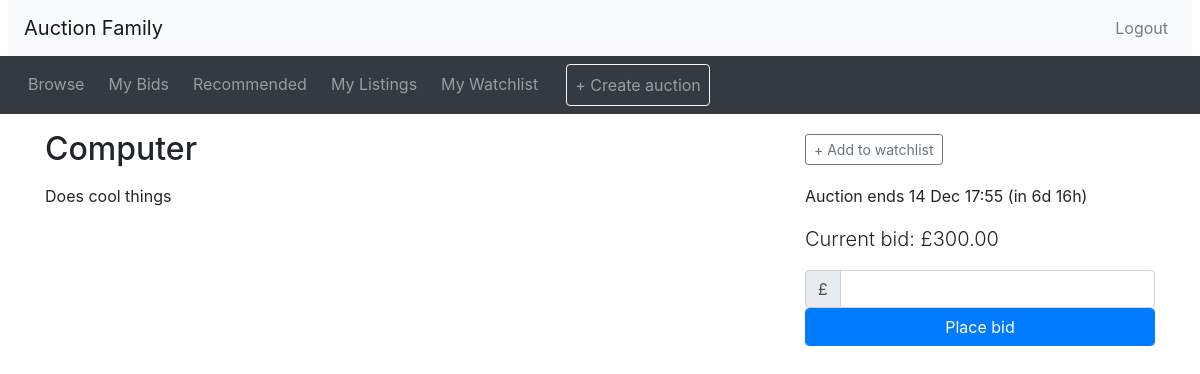
Page /listing.php?item_id=10 (signed in) on the committed database.
### tables this page shows
CREATE TABLE IF NOT EXISTS `tbl_listings` (
  `listing_id` int(11) NOT NULL AUTO_INCREMENT,
  `title` varchar(500) DEFAULT NULL,
  `details` text,
  `category_id` int(11) DEFAULT NULL,
  `starting_price` varchar(100) DEFAULT NULL,
  `reserve_price` varchar(100) DEFAULT NULL,
  `end_date` datetime DEFAULT NULL,
  `user_id` int(11) DEFAULT NULL,
  `is_active` int(11) DEFAULT NULL,
  `created_at` datetime DEFAULT NULL,
  `deleted_at` datetime DEFAULT NULL,
  PRIMARY KEY (`listing_id`) USING BTREE,
  KEY `user_id` (`user_id`) USING BTREE,
  KEY `category_id` (`category_id`) USING BTREE
);

### utilities.php (called while the page is built, shortened)
<?php
function display_time_remaining($interval) {
    if ($interval->days == 0 && $interval->h == 0) {
      $time_remaining = $interval->format('%im %Ss');
    }
    else if ($interval->days == 0) {
      $time_remaining = $interval->format('%hh %im');
    }
    else {
      $time_remaining = $interval->format('%ad %hh');
    }
  return $time_remaining;
}
?>

### listing.php (the view, shortened to what this page needs)
<?php include_once("header.php")?>
<?php require("utilities.php")?>
<?php
  $item_id = $_GET['item_id'];
  if($item_id){
  $getListingQuery = "select * from tbl_listings where listing_id = $item_id";
  $listing = $mysqli->query($getListingQuery);
  }
  $data = $listing->fetch_assoc();
  $title = $data['title'];
  $description = $data['details'];
  $current_price = $data['starting_price'];
  $end_time = date_create($data['end_date']);
  $now = new DateTime();
  if ($now < $end_time) {
    $time_to_end = date_diff($now, $end_time);
    $time_remaining = ' (in ' . display_time_remaining($time_to_end) . ')';
  }
  $has_session = true;
  $watching = false;
?>
<div class="container">
<div class="row">
  <div class="col-sm-8">
    <h2 class="my-3"><?php echo($title); ?></h2>
  </div>
  <div class="col-sm-4 align-self-center">
<?php
  if ($now < $end_time):
?>
    <div id="watch_nowatch" <?php if ($has_session && $watching) echo('style="display: none"');?> >
      <button type="button" class="btn btn-outline-secondary btn-sm" onclick="addToWatchlist()">+ Add to watchlist</button>
    </div>
<?php endif  ?>
  </div>
</div>
<div class="row">
  <div class="col-sm-8">
    <div class="itemDescription">
    <?php echo($description); ?>
    </div>
  </div>
  <div class="col-sm-4">
    <p>
<?php if ($now > $end_time): ?>
     This auction ended <?php echo(date_format($end_time, 'j M H:i')) ?>
<?php else: ?>
     Auction ends <?php echo(date_format($end_time, 'j M H:i') . $time_remaining) ?></p>
    <p class="lead">Current bid: £<?php echo(number_format($current_price, 2)) ?></p>
    <form method="POST" action="place_bid.php">
      <div class="input-group">
        <div class="input-group-prepend">
          <span class="input-group-text">£</span>
        </div>
	    <input type="number" class="form-control" id="bid" name="bidprice">
      </div>
      <button type="submit" class="btn btn-primary form-control">Place bid</button>
    </form>
<?php endif ?>
  </div>
</div>
<?php include_once("footer.php")?>

### rows in the picture
tbl_listings: title "Computer", details "Does cool things", end_date "14 Dec 17:55", end_date "(in 6d 16h)", starting_price "300.00"
